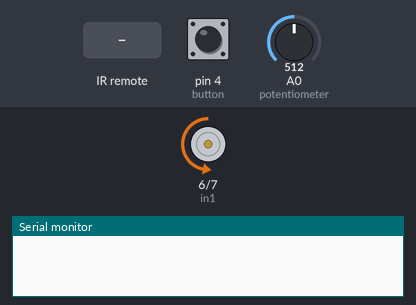
The sketch below on a simulated Arduino Uno, built with avr-gcc and run on an emulated ATmega328P. Parts: motor-driver pin pairs drawn as motors (green arrow = first pin HIGH = forward, orange = second pin HIGH = backward, longer = more drive, scaled by the enable pin), the last lines printed to the serial monitor. Inputs (shaded band) come from the test bench; at power-on: A0 (potentiometer) = 512, pin 4 (button) LOW.

Above: at 1.2 s.
1.3 s: infrared code 0xAFAF8374 received
At 1.7 s:
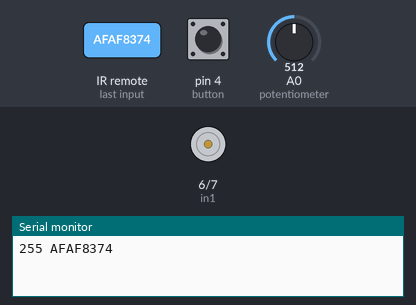
2.8 s: A0 (potentiometer) set to 716
4.3 s: infrared code 0x98519C65 received
At 5.5 s:
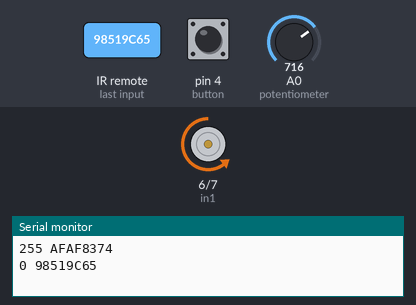
5.8 s: pin 4 (button) pulled HIGH for 0.15 s
At 7.1 s:
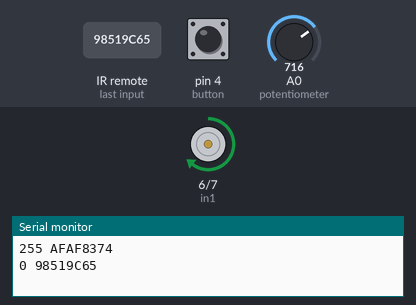
7.4 s: A0 (potentiometer) set to 900
At 8.6 s:
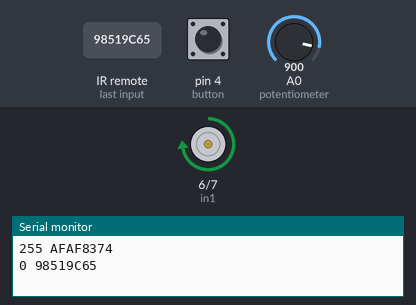
8.9 s: pin 4 (button) pulled HIGH for 1 s
At 11.0 s:
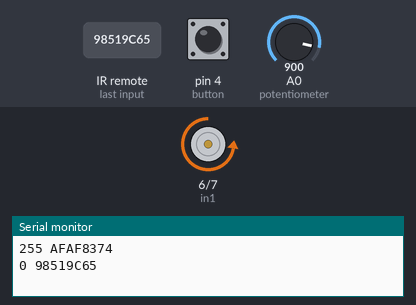
Timing chart, 0 to 12.4 s (numbered marks = the images above; inputs shaded):
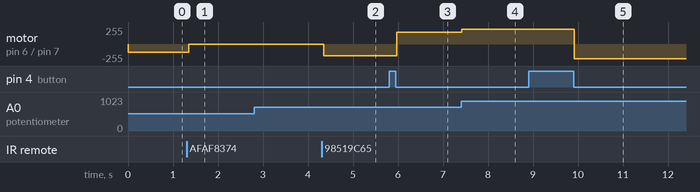

The sketch:

Code_for_DC_motor_control.ino
```cpp
#include <IRremote.hpp>


int RECV_PIN = 8; // IR Receiver - Arduino Pin Number 8
int pwmPin = 7; // Arduino Pin Number 7 to the Base of the Transistor
int pwmValue;

IRrecv irrecv(RECV_PIN);

decode_results results;
#define enA 9
#define in1 6
#define in2 7
#define button 4

int rotDirection = 0;
int pressed = false;

void setup() {
  pinMode(enA, OUTPUT);
  pinMode(in1, OUTPUT);
  pinMode(in2, OUTPUT);
  pinMode(button, INPUT);
  // Set initial rotation direction
  digitalWrite(in1, LOW);
  digitalWrite(in2, HIGH);
    Serial.begin(9600);
  irrecv.enableIRIn(); // Start the receiver
  pinMode( pwmPin, OUTPUT);
  pwmValue = 0; // Starts the program with turned off motor

}

void loop() {
  int potValue = analogRead(A0); // Read potentiometer value
  int pwmOutput = map(potValue, 0, 1023, 0 , 255); // Map the potentiometer value from 0 to 255
  analogWrite(enA, pwmOutput); // Send PWM signal to L298N Enable pin

  // Read button - Debounce
  if (digitalRead(button) == true) {
    pressed = !pressed;
  }
  while (digitalRead(button) == true);
  delay(20);

  // If button is pressed - change rotation direction
  if (pressed == true  & rotDirection == 0) {
    digitalWrite(in1, HIGH);
    digitalWrite(in2, LOW);
    rotDirection = 1;
    delay(20);
  }
  // If button is pressed - change rotation direction
  if (pressed == false & rotDirection == 1) {
    digitalWrite(in1, LOW);
    digitalWrite(in2, HIGH);
    rotDirection = 0;
    delay(20);
  }


    if (irrecv.decode(&results)) {

    analogWrite(pwmPin, pwmValue);

    if (results.value == 0xAFAF8374) { // PLAY Button
        pwmValue = 255; // 100% Duty Cycle | Max Speed
        }
    if (results.value == 0x98519C65) { // STOP Button
        pwmValue = 0; // 0% Duty Cycke | Turned off
        }
    if (results.value == 0x93F1BA08) { // FORWARD Button
        if(pwmValue <= 245){
        pwmValue = pwmValue + 10; // Increases the Duty Cycle of the PWM Signal
        delay(20);
      }
    }
    if (results.value == 0x71D086FF) { // BACKWARD Button
      if(pwmValue >= 20){
        pwmValue = pwmValue - 10; // Decreases the Duty Cycle of the PWM Signal
        delay(20);
      }
    }
  Serial.print(pwmValue);
  Serial.print(" ");
  Serial.println(results.value, HEX);

  irrecv.resume(); // Receive the next value
  }
  delay(100);
}
```

Measured:
- after the input at 1.3 s, motor on pin 6 (in1) / pin 7 (in2): backward 127/255 → stopped at once
- after the input at 4.3 s, motor on pin 6 (in1) / pin 7 (in2): stopped → backward 178/255 after 0.05 s
- after the input at 5.8 s, motor on pin 6 (in1) / pin 7 (in2): backward 178/255 → forward 178/255 after 0.17 s
- after the input at 7.4 s, motor on pin 6 (in1) / pin 7 (in2): forward 178/255 → forward 224/255 at once
- after the input at 8.9 s, motor on pin 6 (in1) / pin 7 (in2): forward 224/255 → backward 224/255 after 1.0 s
